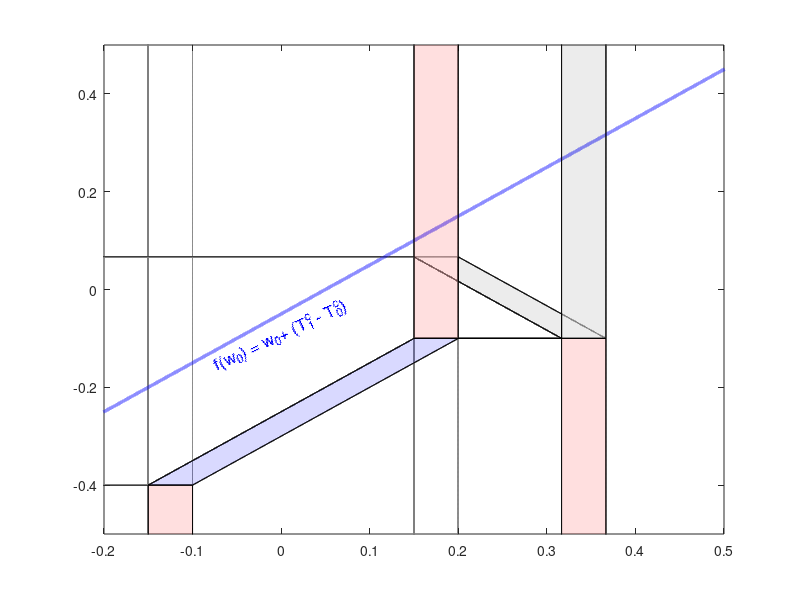

The MATLAB source for this figure: (Note: this script raises an error after producing the figure.)
clear all;
w0=-1:0.00001:1;
w1=w0;

gamma=0.1;
p=1/3;
hstar=15;

T0c=0.1;
T1c=0.1;

%% If T0b does not matter, set it to zero, this is what we get

w0_1(1,:)=-T0c*ones(size(w1));
w0_2(1,:)=(gamma*p*(1/gamma-1)-T0c)*ones(size(w1));
w0_3(1,:)=(gamma*p*(hstar-1)-T0c)*ones(size(w1));

w1_1(1,:)=-T1c+(gamma*p*(1-1/gamma))*(w0<=-T0c)+(gamma*p*(1-1/gamma)+T0c+w0).*(w0>-T0c).*(w0<=(gamma*p*(1/gamma-1)-T0c));
w1_1(1,w0>gamma*p*(hstar-1)-T0c)=nan;

w1_2(1,:)=(gamma*p*(hstar-1/gamma)-T1c)*(w0<=(gamma*p*(1/gamma-1)-T0c))+(gamma*p*(hstar-1)-T1c-T0c-w0).*(w0>(gamma*p*(1/gamma-1)-T0c));
w1_2(1,w0>gamma*p*(hstar-1)-T0c)=nan;

w1_3(1,:)=(gamma*p*(hstar-1)-T1c-T0c-w0).*(w0>=-T0c);
w1_3(1,w0<-T0c)=nan;
w1_3(1,w0>gamma*p*(hstar-1)-T0c)=nan;
w1_3(1,:) = nan;


set(groot,'defaultLineLineWidth',1.0);
set(groot,'defaultAxesLineWidth',0.6);

fig= figure;
plot(w0,w1_1,'k',w0,w1_2,'k',w0,w1_3,'k',w0_1,w1,'k',w0_2,w1,'k',w0_3,w1,'k')
%legend('w_{1,1}','w_{1,2}','w_{1,3}','w_{0,1}','w_{0,2}','w_{0,3}','Location','Northwest')
axis([-0.2 0.5 -0.5 0.5])
%close all;


T0c2=0.15;
T1c = .10;
gamma = .10;
w0_1(2,:)=-T0c2*ones(size(w1));
w0_2(2,:)=(gamma*p*(1/gamma-1)-T0c2)*ones(size(w1));
w0_3(2,:)=(gamma*p*(hstar-1)-T0c2)*ones(size(w1));

w1_1(2,:)=-T1c+(gamma*p*(1-1/gamma))*(w0<=-T0c2)+(gamma*p*(1-1/gamma)+T0c2+w0).*(w0>-T0c2).*(w0<=(gamma*p*(1/gamma-1)-T0c2));
w1_1(2,w0>gamma*p*(hstar-1)-T0c2)=nan;

w1_2(2,:)=(gamma*p*(hstar-1/gamma)-T1c)*(w0<=(gamma*p*(1/gamma-1)-T0c2))+(gamma*p*(hstar-1)-T1c-T0c2-w0).*(w0>(gamma*p*(1/gamma-1)-T0c2));
w1_2(2,w0>gamma*p*(hstar-1)-T0c2)=nan;

w1_3(2,:)=(gamma*p*(hstar-1)-T1c-T0c2-w0).*(w0>=-T0c2);
w1_3(2,w0<-T0c2)=nan;
w1_3(2,w0>gamma*p*(hstar-1)-T0c2)=nan;
w1_3(2,:) = nan;

plot(w0,w1_1(1,:),'--k',w0,w1_1(2,:),'-k',...
     w0,w1_2(1,:),'--k',w0,w1_2(2,:),'-k',...
     w0,w1_3(1,:),'--k',w0,w1_3(2,:),'-k',...
     w0_1(1,:),w1,'--k',w0_1(2,:),w1,'-k',...
     w0_2(1,:),w1,'--k',w0_2(2,:),w1,'-k',...
     w0_3(1,:),w1,'--k',w0_3(2,:),w1,'-k')
%legend('w_{1,1}','w_{1,2}','w_{1,3}','w_{0,1}','w_{0,2}','w_{0,3}','Location','Northwest')
line(w0, w0-(T0c2-T1c), 'Color', 'b', 'LineStyle', '--', 'LineWidth', 2.5)
    text(-0.075,-0.155,...
        'f(w_0) = w_0+ (T_1^c - T_0^c)',...
        'Color','b', 'Rotation', 25, 'FontSize', 12)

axis([-0.2 0.5 -0.5 0.5])

getcoord = @(vec) length(find(w0 <= min(vec)));
% Pos extensive, (DB, DB) -> (CB, DB)
x_ext1 = [w0(getcoord(w0_1(2,:))), w0(getcoord(w0_1(2,:))), ...
          w0(getcoord(w0_1(1,:))), w0(getcoord(w0_1(1,:)))];
y_ext1 = [w1(1), w1_1(1,getcoord(w0_1(1,:))),...
          w1_1(1,getcoord(w0_1(1,:))), w1(1)];
% Pos extensive, (DB, CB/B) -> (CB, CB/B)
x_ext2 = [w0(getcoord(w0_2(2,:))), w0(getcoord(w0_2(2,:))), ...
          w0(getcoord(w0_2(1,:))), w0(getcoord(w0_2(1,:)))];
y_ext2 = [w1_1(2, getcoord(w0_2(2,:))), 1.0, 1.0, w1_1(2, getcoord(w0_3(2,:)))];
% Pos extensive, (CB, DB) -> (CB, CB/B)
x_ext3 = [w0(getcoord(w0_2(1,:))), w0(getcoord(w0_2(1,:))), ...
          w0(getcoord(w0_3(2,:))), w0(getcoord(w0_3(2,:)))];
y_ext3 = [w1_1(2, getcoord(w0_2(1,:))), ...
          max(w1_1(2, getcoord(w0_2(1,:))), w1_1(1, getcoord(w0_2(1,:)))),...
          max(w1_1(2, getcoord(w0_2(1,:))), w1_1(1, getcoord(w0_2(1,:)))),...
          w1_1(2, getcoord(w0_3(2,:)))];
% Pos extensive, (B, DB) -> (CB, CB/B)
x_ext4 = [w0(getcoord(w0_3(2,:))), w0(getcoord(w0_3(2,:))), ...
      min(w0(getcoord(w0_3(2,:))), w0(getcoord(w0_3(1,:)))),...
      min(w0(getcoord(w0_3(2,:))), w0(getcoord(w0_3(1,:))))];
y_ext4 = [w1_2(1, getcoord(w0_3(1,:))), 1.0, 1.0, w1_2(1, getcoord(w0_3(1,:)))];
% Pos extensive, (DB, DB) -> (DB, CB)
x_ext5 = [w0(1), w0(getcoord(w0_1(2,:))), w0(getcoord(w0_1(2,:))), w0(1)];
y_ext5 = [w0(getcoord(w1_1(1,:))), w0(getcoord(w1_1(1,:))),...
          min(w0(getcoord(w1_1(1,:))), w0(getcoord(w1_1(2,:)))),...
          min(w0(getcoord(w1_1(1,:))), w0(getcoord(w1_1(2,:))))];
% Pos extensive, (CB, DB) -> (B, B)
x_ext6 = [w0(getcoord(w0_3(2,:))), w0(getcoord(w0_3(2,:))), ...
      w0(getcoord(w0_3(1,:))), w0(getcoord(w0_3(1,:)))];
y_ext6 = [w1(1), w1_1(1, getcoord(w0_3(2,:))), ...
          min(w1_1(1, getcoord(w0_3(1,:))), w1_1(2, getcoord(w0_3(1,:)))),...
          w1(1)];
patch(x_ext1, y_ext1, 'r', 'FaceAlpha', 0.125)
patch(x_ext2, y_ext2, 'r', 'FaceAlpha', 0.125)
patch(x_ext3, y_ext3, 'r', 'FaceAlpha', 0.125)
patch(x_ext4, y_ext4, 'r', 'FaceAlpha', 0.125)
patch(x_ext5, y_ext5, 'r', 'FaceAlpha', 0.125)
patch(x_ext6, y_ext6, 'r', 'FaceAlpha', 0.125)

% Inframarginal upscaling, (CB, CB) -> (CB, B)
area_intersect = length(find(w1_2(2,:) >= w1_2(1, getcoord(w0_3(1,:)))));
x_int1 = [w0(getcoord(w0_2(1,:))), w0(getcoord(w0_2(1,:))), ...
          w0(getcoord(w0_3(2,:))), w0(getcoord(w0_3(2,:))), w0(area_intersect)];
y_int1 = [w1_2(2, getcoord(w0_2(1,:))), w1_2(1, getcoord(w0_2(1,:))),...
          w1_2(1, getcoord(w0_3(2,:))), w1_2(2, area_intersect),...
          w1_2(2, area_intersect)];
% Inframarginal upscaling, (CB, DB) -> (B, DB)
x_int2 = [w0(getcoord(w0_3(2,:))), w0(getcoord(w0_3(2,:))), ...
      max(w0(getcoord(w0_3(2,:))), w0(getcoord(w0_3(1,:)))),...
      max(w0(getcoord(w0_3(2,:))), w0(getcoord(w0_3(1,:))))];
y_int2 = [w1_2(1, getcoord(w0_3(1,:))), 1.0, 1.0, w1_2(1, getcoord(w0_3(1,:)))];
% Inframarginal upscaling, (DB, CB) -> (DB, B)
x_int3 = [w0(1), w0(getcoord(w0_2(2,:))), w0(getcoord(w0_2(2,:))), ...
          w0(1)];
y_int3 = [w1_2(2, 1), w1_2(2, getcoord(w0_2(2,:))),...
          max(w1_2(1, getcoord(w0_2(2,:))), w1_2(2, getcoord(w0_2(2,:)))),...
          max(w1_2(1, getcoord(w0_2(2,:))), w1_2(2, getcoord(w0_2(2,:))))];
patch(x_int1, y_int1, 'k', 'FaceAlpha', 0.075)
patch(x_int2, y_int2, 'k', 'FaceAlpha', 0.075)
patch(x_int3, y_int3, 'k', 'FaceAlpha', 0.075)

% Neg extensive, (B, B) -> (CB, DB)
x3 = [w0(getcoord(w0_3(2,:))), w0(getcoord(w0_3(2,:))), ...
      min(w0(getcoord(w0_3(2,:))), w0(getcoord(w0_3(1,:)))),...
      min(w0(getcoord(w0_3(2,:))), w0(getcoord(w0_3(1,:))))];
y3 = [w1(1), w1_1(1, getcoord(w0_3(2,:))), ...
      max(w1_1(1, getcoord(w0_3(1,:))), w1_1(2, getcoord(w0_3(1,:)))),...
          w1(1)];
% Neg extensive, (CB, CB/B) -> (CB, DB)
x32 = [w0(getcoord(w0_2(1,:))), w0(getcoord(w0_2(1,:))), ...
          w0(getcoord(w0_3(2,:))), w0(getcoord(w0_3(2,:)))];
y32 = [w1_1(2, getcoord(w0_2(1,:))), ...
       min(w1_1(2, getcoord(w0_2(1,:))), w1_1(1, getcoord(w0_2(1,:)))),...
          min(w1_1(2, getcoord(w0_2(1,:))), w1_1(1, getcoord(w0_2(1,:)))),...
          w1_1(2, getcoord(w0_3(2,:)))];
% Neg extensive, (DB, CB) -> (DB, DB)
x33 = [w0(1), w0(getcoord(w0_1(2,:))), w0(getcoord(w0_1(2,:))), w0(1)];
y33 = [w0(getcoord(w1_1(1,:))), w0(getcoord(w1_1(1,:))),...
          max(w0(getcoord(w1_1(1,:))), w0(getcoord(w1_1(2,:)))),...
          max(w0(getcoord(w1_1(1,:))), w0(getcoord(w1_1(2,:))))];
patch(x3, y3, 'y', 'FaceAlpha', 0.15)
patch(x32, y32, 'y', 'FaceAlpha', 0.15)
patch(x33, y33, 'y', 'FaceAlpha', 0.15)


x4 = [w0(getcoord(w0_1(2,:))), w0(getcoord(w0_2(2,:))), ...
      w0(getcoord(w0_2(1,:))), w0(getcoord(w0_2(1,:))), ...
      w0(getcoord(w0_1(1,:))), w0(getcoord(w0_1(2,:)))];
y4 = [w1_1(2, getcoord(w0_1(2,:))), w1_1(2, getcoord(w0_2(2,:))),...
      max(w1_1(1, getcoord(w0_2(1,:))), w1_1(2, getcoord(w0_2(1,:)))),...
      w1_1(1, getcoord(w0_2(1,:))), w1_1(1, getcoord(w0_1(1,:))), ...
      min(w1_1(1, getcoord(w0_1(2,:))), w1_1(2, getcoord(w0_1(2,:))))];
patch(x4, y4, 'b', 'FaceAlpha', 0.15)

set(gcf,'color','w');
suptitle('T_0^c = 0.15, T_1^c = 0.10, \gamma=0.1');


figure;
h = zeros(4, 1);
h(1) = patch(NaN,NaN,'sk', 'FaceAlpha', 0.15);
h(2) = patch(NaN,NaN,'sr', 'FaceAlpha', 0.15);
h(3) = patch(NaN,NaN,'sy', 'FaceAlpha', 0.15);
h(4) = patch(NaN,NaN,'sb', 'FaceAlpha', 0.15);
legend(h, {'Intensive Margin','Positive Extensive Margin','Negative Extensive Margin'...
       'Timing Margin'}, 'Location', 'eastoutside', 'FontSize', 16,...
       'NumColumns', 2);
set(gcf,'color','w');